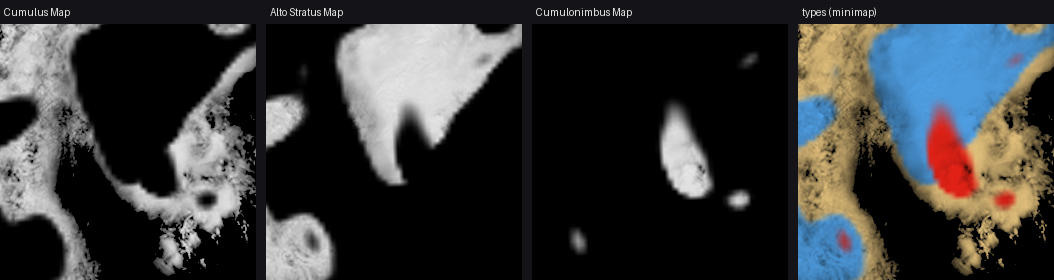
#> input picture Clouds/Types/patches_example.png, 1054 x 280 px
$ python classify_cloud_types.py ../Clouds/Types/patches_example.png ../Clouds/Types/CloudTypes.png ../Clouds/Types/CloudTypes.png
#> lines starting #> are read from the running program, lines starting #| are printed output that depends on the picture
"""Разметка карты облаков планеты по типам облаков HDRP.

    python classify_cloud_types.py <карта облаков> <выход: карта типов .png> [превью .png]

Карта облаков — равнопромежуточная проекция 2:1 (долгота по горизонтали), облачность = яркость.
На выходе карта долей типов 2048×1024 (типы меняются от района к району, больше не нужно;
детали облаков остаются в исходной карте):

    R — доля зернистых облаков → Cumulus Map в HDRP
    G — доля ровных облаков    → Alto Stratus Map
    B — доля грозовых ядер     → Cumulonimbus Map
    A — облачность (уменьшенная исходная карта, только для превью и проверки)

В каждой точке R + G + B = 1. Зернистые и ровные на границе заходят друг на друга на OVERLAP_KM в каждую
сторону: там обе доли больше нуля, и HDRP рисует смешанный тип — и кучевой слой, и слоистый над ним.
Слои у типов на разной высоте (кучевой ~3–21% толщины слоя облаков, слоистый ~31–47%) и обрываются
резко; без перекрытия на границе под углом к горизонту видна щель между концом одного слоя и началом
другого. С перекрытием конец каждого слоя лежит над (или под) другим слоем.

Названия — по картам HDRP, а не по метеорологии: «зернистые» — это и кучевые, и слоисто-кучевые
ячейки; «ровные» — фронты, высокослоистые, перистые пелены, низкие слоистые; «грозовые ядра» —
тропические скопления гроз.

Признаки считаются на масштабе ~10 км на пиксель, решение принимается по району (~100 км):
  - зернистые → Cumulus Map: заметная мелкая рябь (ячейки, комки, просветы), одинаковая во все
    стороны. Так выглядят поля ячеистых облаков над океанами и поля мелких облаков в тропиках;
  - грозовые ядра → Cumulonimbus Map: яркие компактные массы, заметно ярче окрестности, в полосе ±30°
    от экватора (сверху это гладкие наковальни гроз — без отдельного правила они ушли бы в ровные);
  - ровные → Alto Stratus Map: всё остальное — фронты, пелены, размазанные полосы. Рябь в них, если
    есть, вытянута вдоль потока; это отличает их от зернистых полей даже при той же силе ряби.

Вытянутость ряби — когерентность структурного тензора: 0 — рябь одинакова во все стороны,
1 — полосы в одну сторону.
"""
import sys
import numpy as np
from PIL import Image

WORK_W, WORK_H = 4096, 2048   # ~10 км на пиксель — на этом масштабе считаются признаки и подобраны пороги
OUT_W, OUT_H = 2048, 1024     # ~20 км на пиксель — карта типов (типы меняются от района к району)
OVERLAP_KM = 100              # на сколько зернистые и ровные заходят друг на друга на границе, км


def box(a, r):
    """Среднее в окне (2r+1)²: по долготе карта замкнута, по широте край повторяется."""
    if r <= 0:
        return a
    p = np.pad(a, ((r, r), (0, 0)), mode='edge')
    p = np.concatenate([p[:, -r:], p, p[:, :r]], axis=1)
    c = np.cumsum(np.cumsum(np.pad(p, ((1, 0), (1, 0))), 0), 1)
    k = 2 * r + 1
    return (c[k:, k:] - c[:-k, k:] - c[k:, :-k] + c[:-k, :-k]) / (k * k)


def blur(a, r):
    return box(box(a, r), r)   # два прохода ≈ гауссово размытие


def smooth(e0, e1, x):
    t = np.clip((x - e0) / (e1 - e0), 0, 1)
    return t * t * (3 - 2 * t)


def classify(src_path):
#> called with src_path = '../Clouds/Types/patches_example.png'
    img = Image.open(src_path).convert('L').resize((WORK_W, WORK_H), Image.BOX)   # усреднение, а не прореживание
    b = np.asarray(img).astype(np.float64) / 255
    b = np.clip(b / np.percentile(b, 99.5), 0, 1)             # самое яркое облако = 1
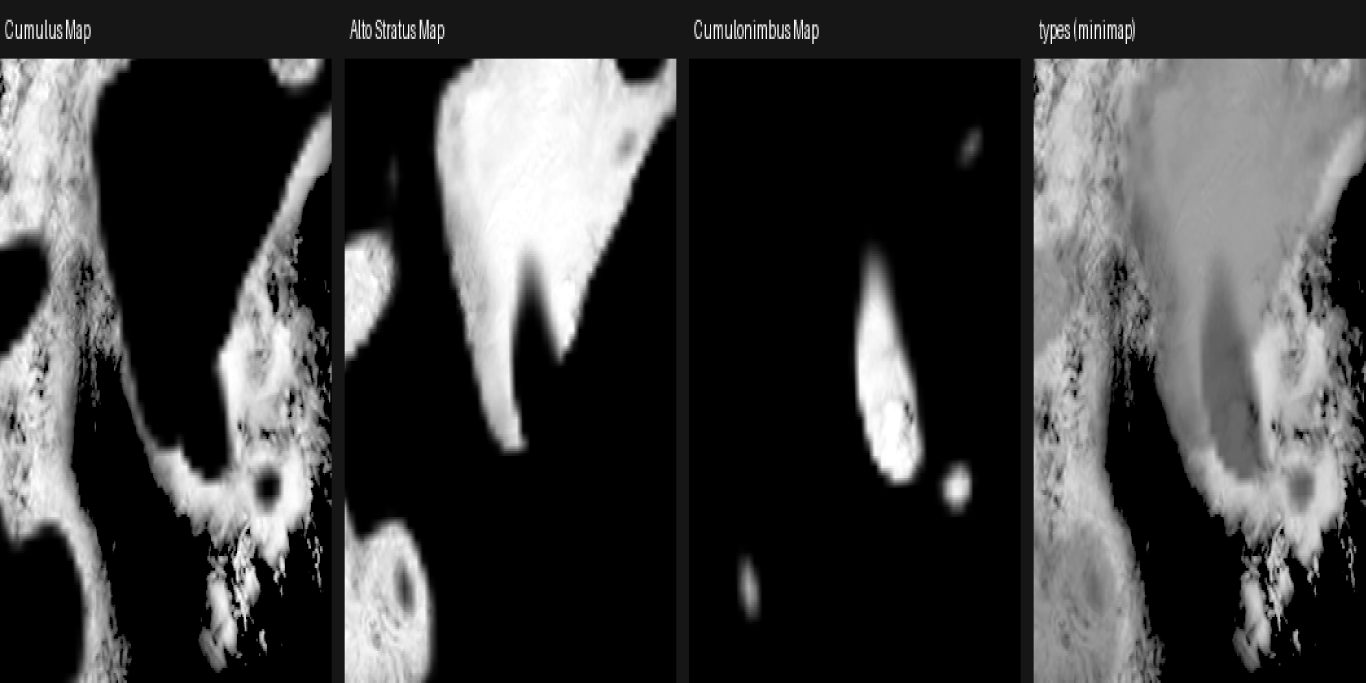
#> b: shape (2048, 4096) float64 (shown at 1/3 size); min 0, max 1, mean 0.25
    lat = np.abs(np.linspace(90, -90, WORK_H))[:, None] * np.ones((1, WORK_W))

    # яркость
    m_loc = blur(b, 6)                                        # в окрестности ~150 км
    m_reg = blur(b, 20)                                       # средняя по району ~800 км

    # сила мелкой ряби (ячейки, комки, просветы ~20–40 км), по району ~100 км
    detail = b - blur(b, 2)
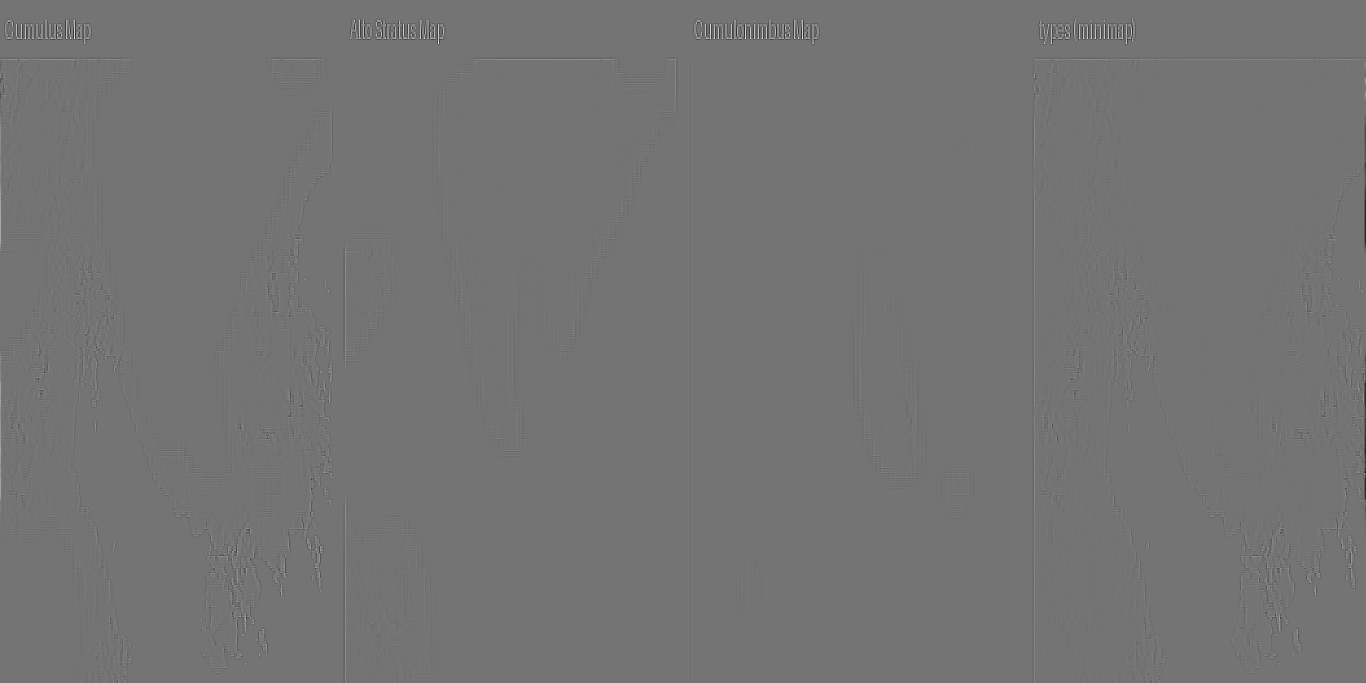
#> detail: shape (2048, 4096) float64 (shown at 1/3 size); min -0.53, max 0.635, mean 1.74e-15; drawn with min black and max white
    grain = blur(np.sqrt(np.maximum(blur(detail * detail, 4), 0)), 5)
#> in box (call 7), `c = np.cumsum(np.cumsum(np.pad(p, ((1, 0), (1, 0))), 0), 1)`:
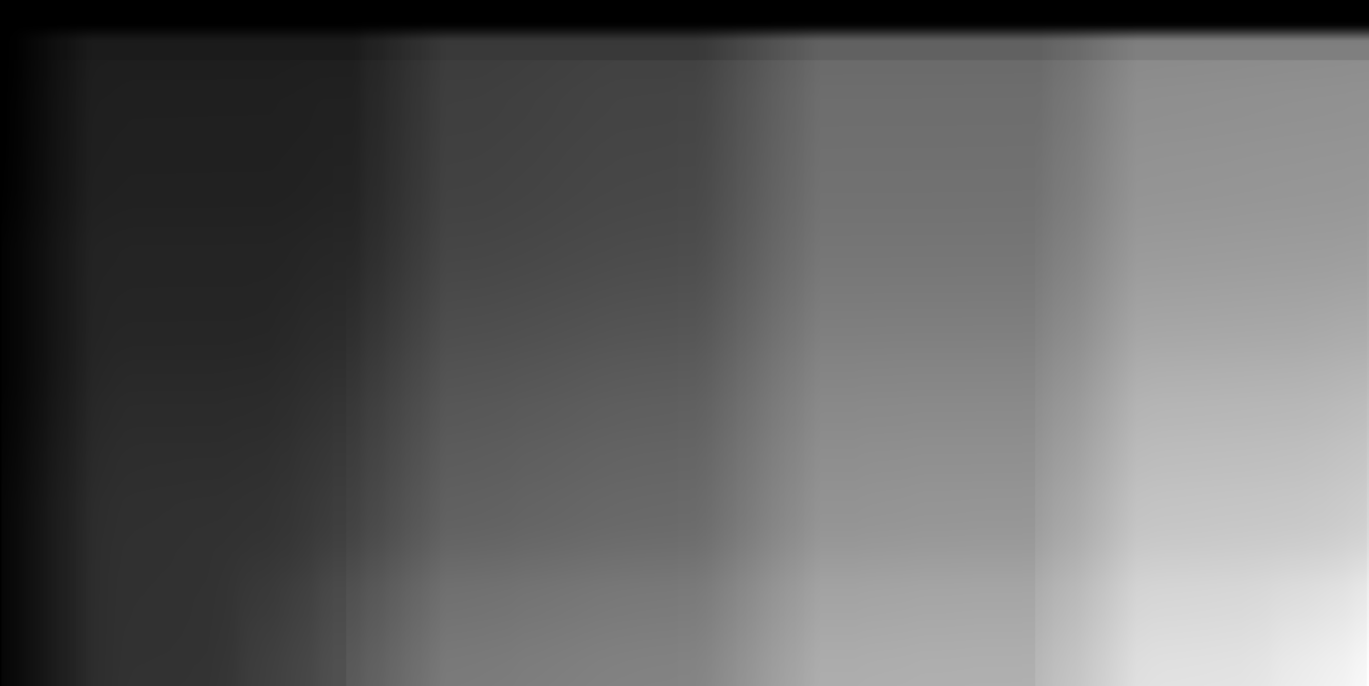
#> c: shape (2057, 4105) float64 (shown at 1/3 size); min 0, max 6900.7, mean 2662; drawn with min black and max white
#> in box (call 9), `c = np.cumsum(np.cumsum(np.pad(p, ((1, 0), (1, 0))), 0), 1)`:
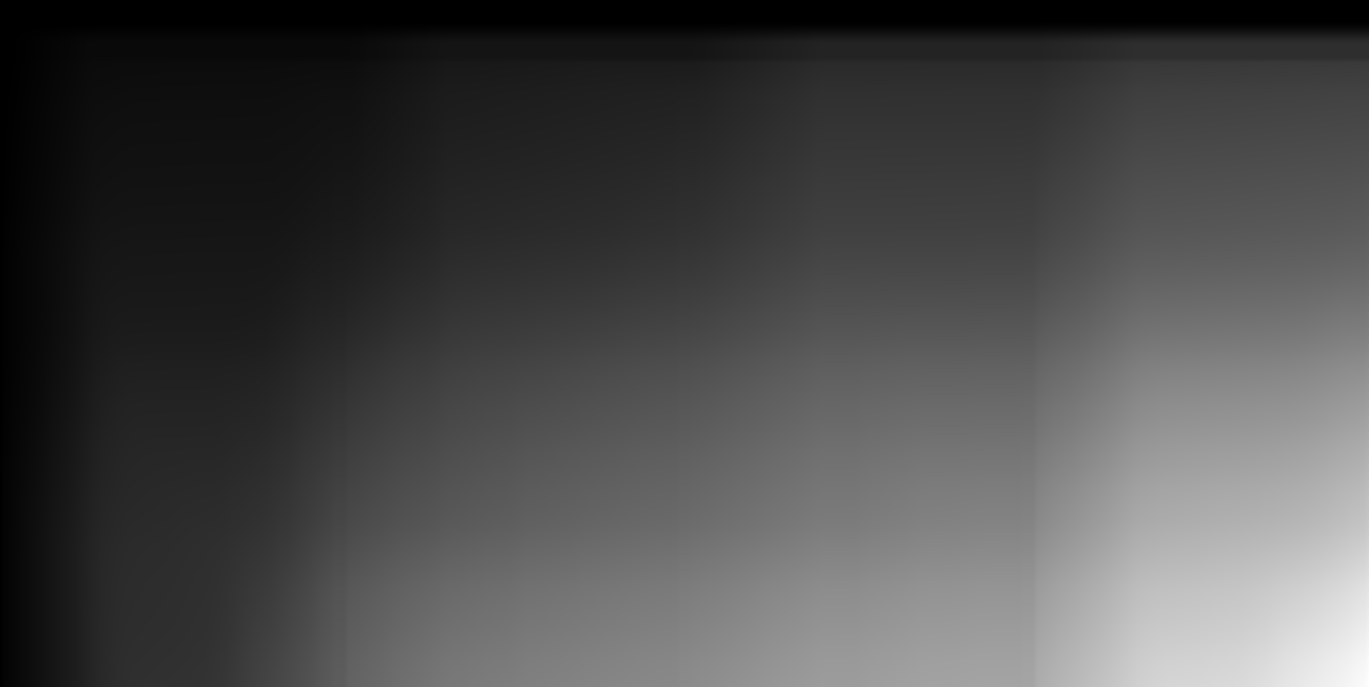
#> c: shape (2059, 4107) float64 (shown at 1/3 size); min 0, max 87319.6, mean 25589.7; drawn with min black and max white
#> in box (call 9), `return (c[k:, k:] - c[:-k, k:] - c[k:, :-k] + c[:-k, :-k]) / (k * k)`:
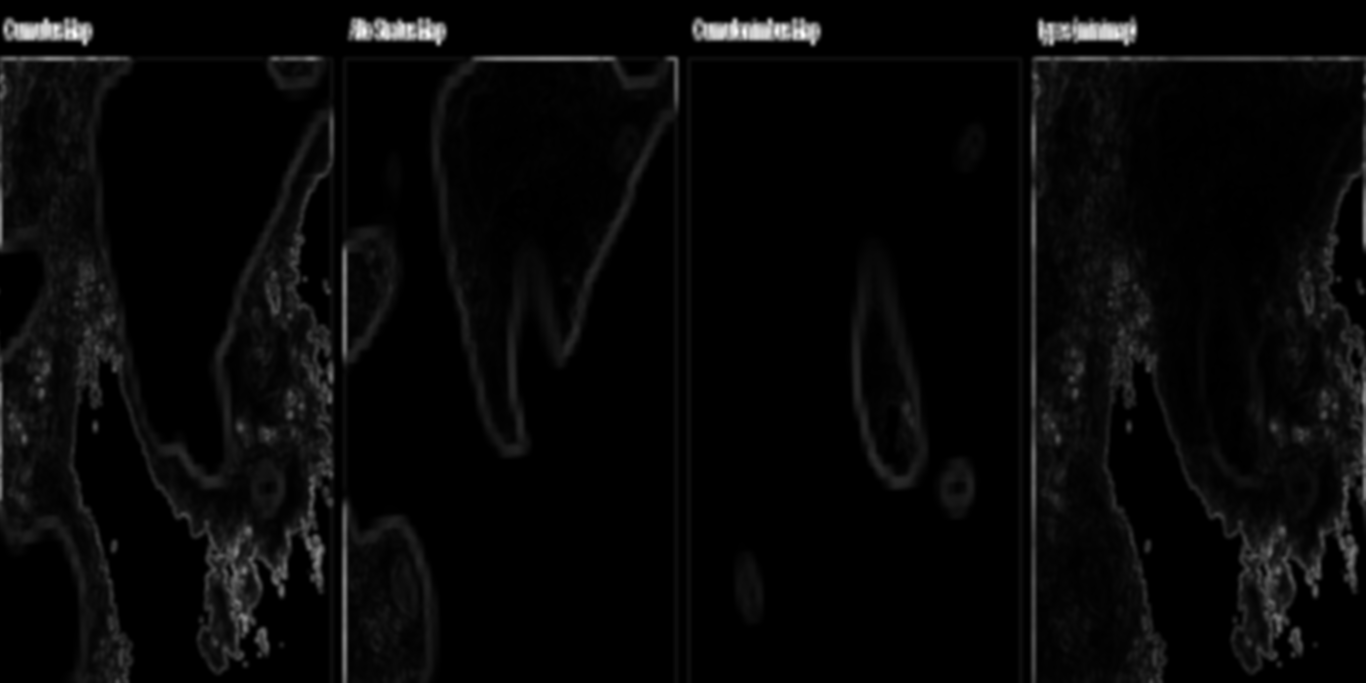
#> returned value: shape (2048, 4096) float64 (shown at 1/3 size); min -3.61e-13, max 0.331, mean 0.0103; drawn with min black and max white

    # вытянутость ряби: когерентность структурного тензора, по району ~100 км
    s = blur(b, 1)
    gx = (np.roll(s, -1, 1) - np.roll(s, 1, 1)) / 2
    gy = np.zeros_like(s)
    gy[1:-1] = (s[2:] - s[:-2]) / 2
    jxx, jyy, jxy = blur(gx * gx, 4), blur(gy * gy, 4), blur(gx * gy, 4)
    streaks = blur(np.sqrt((jxx - jyy) ** 2 + 4 * jxy ** 2) / (jxx + jyy + 1e-6), 5)

    # зернистость: рябь «за», вытянутость «против». Пороги подобраны по ячеистому полю (рябь ~0.11,
    # вытянутость ~0.37), размазанной пелене (~0.09 / 0.44) и фронту (~0.09 / 0.63)
    grainy = (grain - 0.08) / 0.03 - (streaks - 0.42) / 0.08
    cb_soft = smooth(0.55, 0.75, m_loc) * smooth(0.10, 0.25, m_loc - m_reg) * (1 - smooth(20, 32, lat))

    # узкие границы между типами
    w_cb = smooth(0.30, 0.60, cb_soft)
    w_cu = smooth(-0.3, 0.3, grainy) * (1 - w_cb)
    w_st = 1 - w_cb - w_cu

    # перекрытие на границе: обе доли размываются и снова делят то, что осталось от грозовых
    r = max(1, round(OVERLAP_KM / 20))   # размытие тянется на ±2r пикселей по ~10 км
    o_cu, o_st = blur(w_cu, r), blur(w_st, r)
    k = (1 - w_cb) / np.maximum(o_cu + o_st, 1e-9)
    w_cu, w_st = o_cu * k, o_st * k

    def down(a):   # 4096 → 2048: среднее по 2×2
        return a.reshape(OUT_H, 2, OUT_W, 2).mean((1, 3))
    return down(b), down(w_cu), down(w_st), down(w_cb)


def save_preview(path, b, w_cu, w_st, w_cb):
#> called with path = '../Clouds/Types/CloudTypes.png'
    from PIL import ImageDraw
    col = (b * w_cu)[..., None] * np.array([1.0, 0.85, 0.55]) \
        + (b * w_st)[..., None] * np.array([0.35, 0.7, 1.0]) \
        + (b * w_cb)[..., None] * np.array([1.0, 0.15, 0.1])
    p = Image.fromarray((np.clip(col, 0, 1) * 255).astype(np.uint8))
    W, H = p.size
#> W = 2048; H = 1024
    canvas = Image.new('RGB', (W, H + 60), (20, 20, 24))
    canvas.paste(p, (0, 0))
    dr = ImageDraw.Draw(canvas)
    x = 20
    for name, c, w in (("grainy -> Cumulus Map", (255, 217, 140), w_cu),
                       ("smooth -> Alto Stratus Map", (89, 179, 255), w_st),
                       ("storm cores -> Cumulonimbus Map", (255, 38, 25), w_cb)):
        dr.rectangle([x, H + 18, x + 26, H + 42], fill=c)
        dr.text((x + 34, H + 24), f"{name}   {(b * w).sum() / b.sum():.0%}", fill=(230, 230, 230))
        x += W // 3
#> this loop made 3 passes
#> (name, c, x) on passes 1 to 3: ('grainy -> Cumulus Map', (255, 217, 140), 702), ('smooth -> Alto Stratus Map', (89, 179, 255), 1384), ('storm cores -> Cumulonimbus Map', (255, 38, 25), 2066)
#> after the loop, x = 2066
    canvas.save(path)


def main():
    src, out = sys.argv[1], sys.argv[2]
    b, w_cu, w_st, w_cb = classify(src)
    rgba = np.stack([w_cu, w_st, w_cb, b], -1)
    Image.fromarray((np.clip(rgba, 0, 1) * 255 + 0.5).astype(np.uint8), 'RGBA').save(out)
    if len(sys.argv) > 3:
        save_preview(sys.argv[3], b, w_cu, w_st, w_cb)
    tot = b.sum()
#> tot = 523821.5
    print(f"{out}: {OUT_W}x{OUT_H}; доли облачности: зернистые {(b * w_cu).sum() / tot:.0%}, "
          f"ровные {(b * w_st).sum() / tot:.0%}, грозовые ядра {(b * w_cb).sum() / tot:.0%}")
#| ../Clouds/Types/CloudTypes.png: 2048x1024; доли облачности: зернистые 7%, ровные 93%, грозовые ядра 0%
    mixed = ((w_cu > 0.01) & (w_st > 0.01) & (b > 0.1)).sum() / max((b > 0.1).sum(), 1)
#> mixed = 0.11
    print(f"смешанный тип (и Cumulus, и Alto Stratus больше 1%): {mixed:.0%} облачных пикселей")
#| смешанный тип (и Cumulus, и Alto Stratus больше 1%): 11% облачных пикселей


if __name__ == '__main__':
    main()
